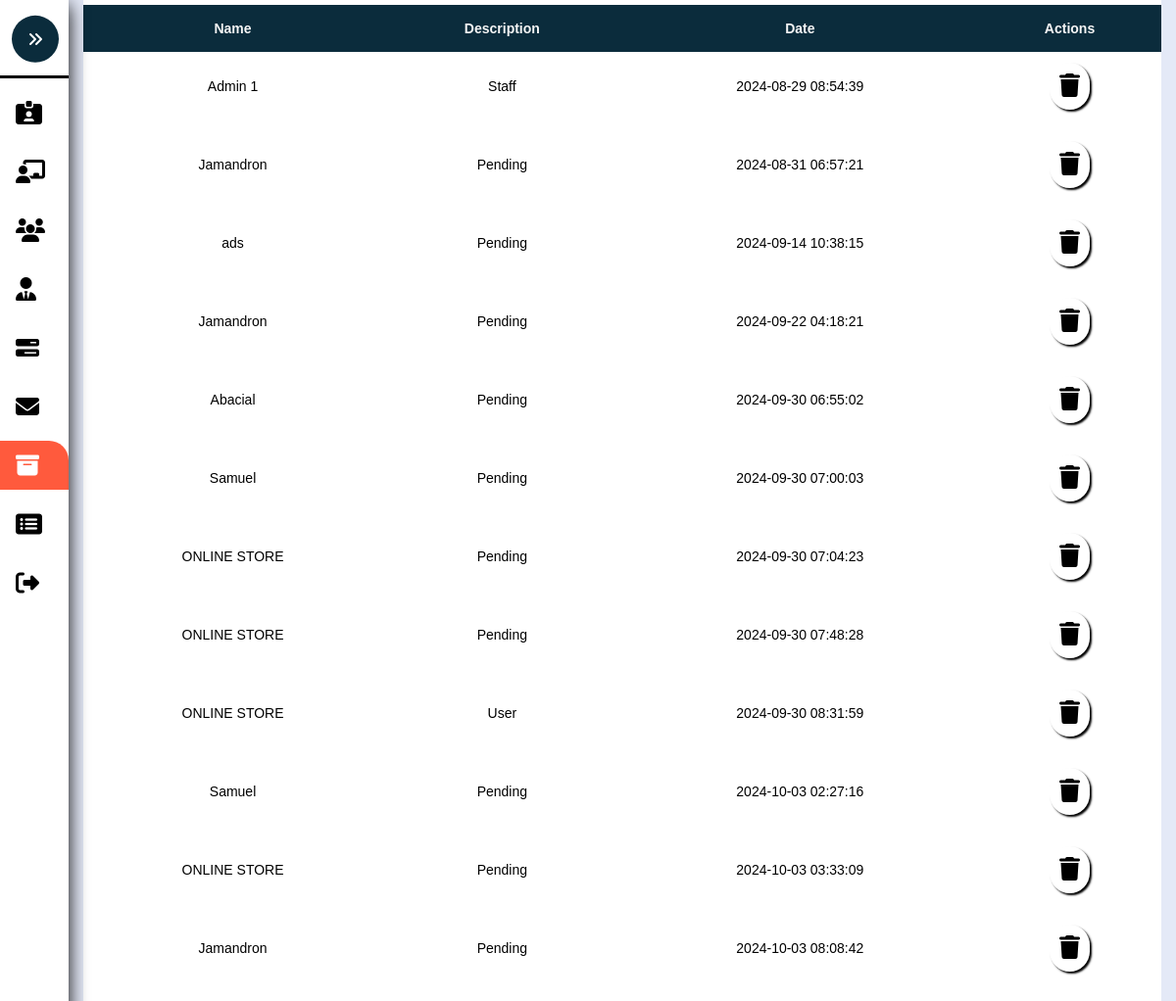
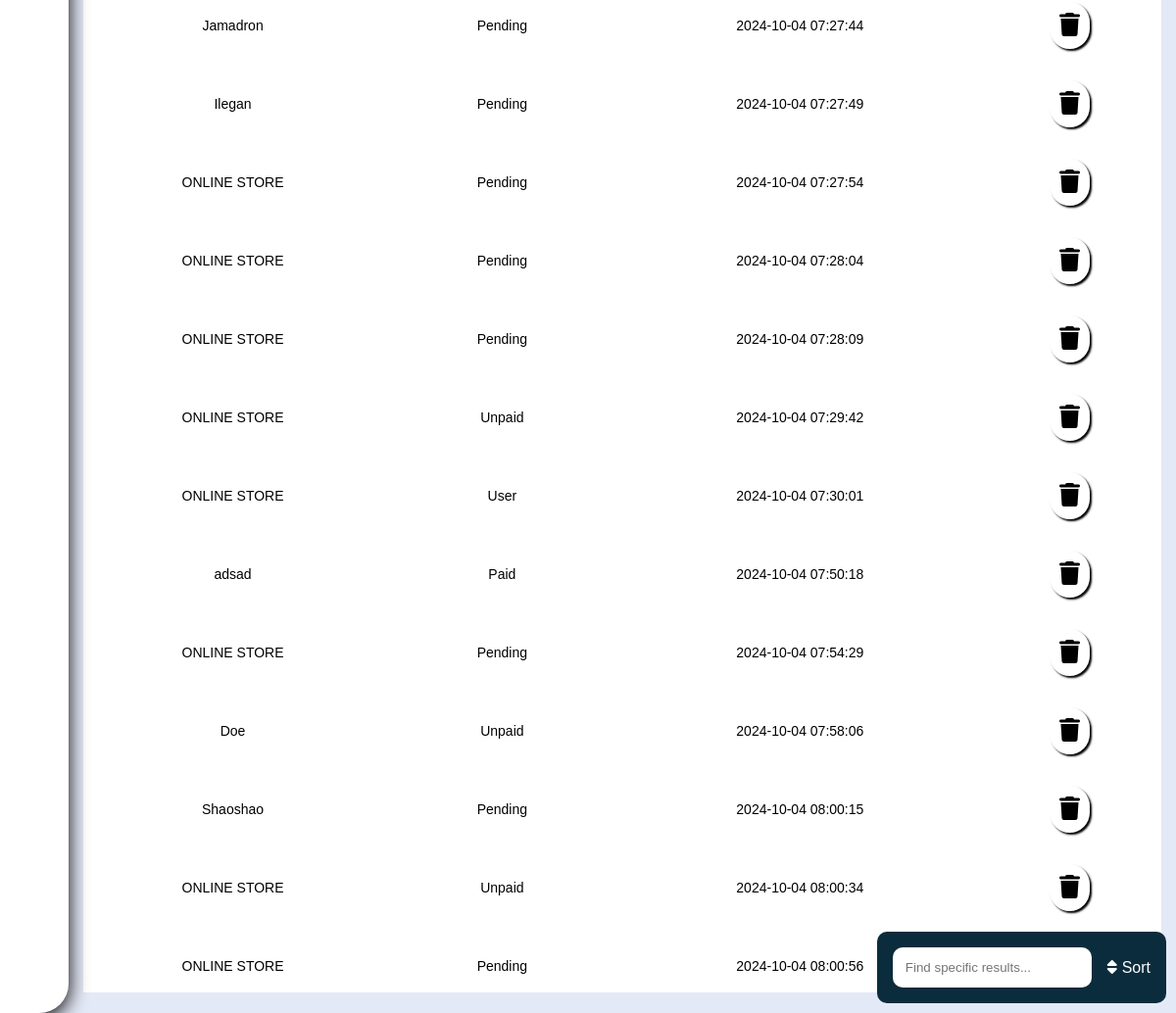
/Archieve.php, run on the app's committed database (2 pictures, top to bottom).
### tables this page shows
CREATE TABLE `archive` (
  `ArchiveID` int(8) NOT NULL,
  `Name` varchar(255) NOT NULL,
  `Description` varchar(255) NOT NULL,
  `Date` timestamp NOT NULL DEFAULT current_timestamp(),
  `UserID` int(8) NOT NULL,
  `ManagementID` int(8) NOT NULL,
  `PropertyID` int(8) NOT NULL
);

### Archieve.php (the view, shortened to what this page needs)
<?php
	include './Assets/Php/Connection.php';
?>
<!DOCTYPE html>
<html>
<head>
	<link rel="stylesheet" type="text/css" href="./Assets/Css/Admin.css?v=<?php echo time(); ?>">
</head>
<body>
	<nav class="sidebar close" id="sidebar">
		<header>
			<figure class="image-container">
			</figure>
			<button class="toggle">
				<i class="fa-solid fa-angles-right"></i>
			</button>
		</header>
		<div class="menu-bar">
			<div class="menu">
				<ul class="menu-links">
					<li class="nav-link">
						<a href="./Account.php" >
							<i class="fa-solid fa-id-card-clip"></i>
						</a>
					</li>
					<li class="nav-link">
						<a href="./Pending.php">
							<i class="fa-solid fa-chalkboard-user"></i>
						</a>
					</li>
					<li class="nav-link">
						<a href="./Users.php" class="dashboard-list-item " >
							<i class="fa-solid fa-users"></i>
						</a>
					</li>
					<li class="nav-link">
						<a href="./Management.php" class="dashboard-list-item ">
							<i class="fa-solid fa-user-tie"></i>
						</a>
					</li>
					<li class="nav-link">
						<a href="./Properties.php" class="dashboard-list-item ">
							<i class="fa-solid fa-bars-progress"></i>
						</a>
					</li>
					<li class="nav-link">
						<a href="Message.php" class="dashboard-list-item">
							<i class="fa-solid fa-envelope"></i>
						</a>
					</li>
					<li class="nav-link">
						<a href="./Archieve.php" class="dashboard-list-item active">
							<i class="fa-solid fa-box-archive"></i>
						</a>
					</li>
					<li class="nav-link">
						<a href="SoldProperties.php" class="dashboard-list-item">
							<i class="fa-solid fa-rectangle-list"></i>
						</a>
					</li>
					<li class="nav-link">
						<a href="./Assets/Php/Logout.php" class="dashboard-list-item">
							<i class="fa-solid fa-right-from-bracket"></i>
						</a>
					</li>
				</ul>
			</div>
		</div>
	</nav>
	<main class="main">
		<section class="Table-section" id="Table-Section">
			<div class="container">
				<table class="table" id="table">
					<tr>
						<th>Name</th>
						<th>Description</th>
						<th>Date</th>
						<th class="action-center">Actions</th>
					</tr>
				<?php
						if (isset($_POST['Sort-btn'])) {
							$Sortlist = $_POST['Sort-Option'];
							if($Sortlist == "Admin"){
								$sql = "SELECT * FROM archive WHERE Description = 'Admin' ";
							}elseif($Sortlist == "User"){
								$sql = "SELECT * FROM archive WHERE Description = 'User' ";
							}elseif($Sortlist == "Pending"){
								$sql = "SELECT * FROM archive WHERE Description = 'Pending' ";
								if(!$sql){
									echo "not found";
								}
							}elseif($Sortlist == "Property"){
								$sql = "SELECT * FROM archive WHERE Description = 'Property' ";
							}else{
								$sql = "SELECT * FROM archive ORDER BY Description ASC";
							}
						} else {
						    $sql = "SELECT * FROM archive ";
						}
						$rs = mysqli_query($conn, $sql);
						if ($rs) {
						    while ($row = mysqli_fetch_assoc($rs)) {
						        $ArchiveID = $row['ArchiveID'];
						        $Name = $row['Name'];
						        $Description = $row['Description'];
						        $Date = $row['Date'];
						        echo "
						        <tr>
						            <td>".$Name."</td>
						            <td>".$Description."</td>
						            <td>".$Date."</td>
						            <td class='td-action'>
						                <a href='./Assets/Php/Admin.php?deleteid=".$ArchiveID."' onclick='return DeleteConfirmation()'>
						                <i class='fa-solid fa-trash'></i>
						                </a>
						            </td>
						        </tr>
						        ";
						    }
						} else {
						    echo "<tr><td colspan='4'>No ".$sortOption." found</td></tr>";
						}
				?>
				</table>
			</div>
		</section>
		<form method="POST">
			<div class="float-diagram">
				<div class="form-items">
					<input type="search" list="Options" name="Sort-Option" placeholder="Find specific results...">
				</div>
				<button type="submit" name="Sort-btn" ><i class="fa-solid fa-sort"></i> Sort </button>
			</div>
		</form>
	</main>
</body>
</html>

### Assets/Css/Admin.css (style rules this page uses)
:root { --dark-jungle-green: hsl(188, 63%, 7%); --prussian-blue: hsl(200, 69%, 14%); --raisin-black-1: hsl(227, 29%, 13%); --raisin-black-2: hsl(229, 17%, 19%); --yellow-green: hsl(89, 72%, 85%); --orange-soda: hsl(9,100%, 62%); --cultured-1: hsl(0, 0%, 93%); --cultured-2:hsl(192, 24%, 96%); --misty-rose: hsl(210, 100%, 97%); --alice-blue: hsl(8, 100%, 97%); --seashell: hsl(8,100%, 97%); --cadet: hsl(0, 0%, 100%); --white: hsl(0,0%, 100%); --black:hsl(0,0%,0%); --opal: hsl(180, 20%, 62%); --head-foot-bg-amaresa: rgba(255, 255, 255, 0.66); --header-bg-amaresa-shadow:0 4px 30px rgba(0, 0, 0, 0.1); --footer-bg-amaresa-shadow:0 -4px 30px rgba(0, 0, 0, 0.1); --amaresa-box-shadow: 2px 2px 2px black; --amaresa-bg:#f0f0f0; --body-color: #E4E9F7; --sidebar-color: #FFF; --sidebar-text-color: #707070; --sidebar-toggle-color: #DDD; --ff-numito-sans:"Nunito Sans", sans-serif; --ff-poppins:"Poppins", sans-serif; --fs-1: 1.875rem; --fs-2: 1.5rem; --fs-3: 1.375rem; --fs-4: 1.125rem; --fs-5: 0.875rem; --fs-6: 0.813rem; --fs-7: 0.75rem; --fw-500: 500; --fw-600: 600; --fw-700: 700; --transition:0.25s ease; --section-spacing: 100px; --shadow-1: 0 5px 20px hsla(219, 56%, 21%, 0.1); --shadow-1: 0 16px 32px hsla(188, 63%, 63%, 0.1); }
*, *::before, *::after { padding: 0; margin: 0; box-sizing: border-box; }
li { list-style: none; }
a { text-decoration: none; }
a, img, span, button, i { display: block; }
button { border:none; outline: none; background: none; font: inherit; text-align: left; cursor: pointer; }
i { pointer-events: none; }
html { font-family: var(--ff-numito-sans); scroll-behavior: smooth; }
body { background: var(--body-color); overflow-x: hidden; }
.container { padding-inline:15px; }
button, a { transition: var(--transition); }
.sidebar { position: fixed; top: 0; left: 0; box-shadow: 2px 2px 15px var(--orange-soda); border-bottom-right-radius: 30px; width: 250px; height: 100vh; background: var(--sidebar-color); transition: .5s ease; z-index: 100; }
.sidebar.close { width: 70px; box-shadow: 0 5px 20px black; }
.sidebar.close .toggle { transform: translate(-50%,-40%); background: var(--prussian-blue); }
.sidebar figure { border-bottom: 3px solid black; position: relative; }
.sidebar header { position: relative; }
.sidebar header .toggle { position: absolute; top: 30%; right:-20%; cursor: pointer; padding: 1rem; background: var(--orange-soda); color: var(--white); border-radius: 100%; display: flex; justify-content: center; align-items: center; transform: rotate(180deg) translate(40%); }
.sidebar .nav-link a { height: 50px; margin-top: 10px; display: flex; justify-content: left; align-items: center; color: black; transition:var(--transition); }
.sidebar .nav-link i { margin-inline: 1rem; font-size: var(--fs-2); }
.sidebar .nav-link .active { color: white; background: var(--orange-soda); border-top-right-radius: 20px; }
.main { position: relative; height: 100vh; left: 250px; width: calc(100% - 250px); transition: .5s ease; }
.sidebar.close ~ .main { left: 70px; width: calc(100% - 70px); }
.Table-section { max-height: 99vh; overflow-x: hidden; position: relative; }
.td-action { position: relative; transition: .3s ease; display: flex; align-items: center; gap: 1rem; justify-content: space-evenly; }
.td-action a { font-size: var(--fs-2); padding: 10px; background: var(--white); box-shadow: var(--amaresa-box-shadow); border-radius: 26px; color: black; }
.float-diagram { position: absolute; right: 10px; bottom: 10px; background: var(--prussian-blue); font-size: 1rem; border-radius: 10px ; color: white; padding: 1rem; display: flex; justify-content: center; align-items: center; gap: 1rem; }
.float-diagram button { color: white; display: flex; gap: 5px; justify-content: center; }
.float-diagram > .form-items input { padding: 0.8rem; border-radius: 10px; outline: none; border:none; }
.form-items { display: flex; gap: 1rem; width: 100%; align-items: center; justify-content: center; }

### data on the page
archive: Name "Admin 1", Description "Staff", Date "2024-08-29 08:54:39"
archive: Name "Jamandron", Description "Pending", Date "2024-08-31 06:57:21"
archive: Name "ads", Description "Pending", Date "2024-09-14 10:38:15"
archive: Name "Jamandron", Description "Pending", Date "2024-09-22 04:18:21"
archive: Name "Abacial", Description "Pending", Date "2024-09-30 06:55:02"
archive: Name "Samuel", Description "Pending", Date "2024-09-30 07:00:03"
archive: Name "ONLINE STORE", Description "Pending", Date "2024-09-30 07:04:23"
archive: Name "ONLINE STORE", Description "Pending", Date "2024-09-30 07:48:28"
archive: Name "ONLINE STORE", Description "User", Date "2024-09-30 08:31:59"
archive: Name "Samuel", Description "Pending", Date "2024-10-03 02:27:16"
archive: Name "ONLINE STORE", Description "Pending", Date "2024-10-03 03:33:09"
archive: Name "Jamandron", Description "Pending", Date "2024-10-03 08:08:42"
archive: Name "Jamadron", Description "Pending", Date "2024-10-04 07:27:44"
archive: Name "Ilegan", Description "Pending", Date "2024-10-04 07:27:49"
archive: Name "ONLINE STORE", Description "Pending", Date "2024-10-04 07:27:54"
archive: Name "ONLINE STORE", Description "Pending", Date "2024-10-04 07:28:04"
archive: Name "ONLINE STORE", Description "Pending", Date "2024-10-04 07:28:09"
archive: Name "ONLINE STORE", Description "Unpaid", Date "2024-10-04 07:29:42"
archive: Name "ONLINE STORE", Description "User", Date "2024-10-04 07:30:01"
archive: Name "adsad", Description "Paid", Date "2024-10-04 07:50:18"
archive: Name "ONLINE STORE", Description "Pending", Date "2024-10-04 07:54:29"
archive: Name "Doe", Description "Unpaid", Date "2024-10-04 07:58:06"
archive: Name "Shaoshao", Description "Pending", Date "2024-10-04 08:00:15"
archive: Name "ONLINE STORE", Description "Unpaid", Date "2024-10-04 08:00:34"
archive: Name "ONLINE STORE", Description "Pending", Date "2024-10-04 08:00:56"
